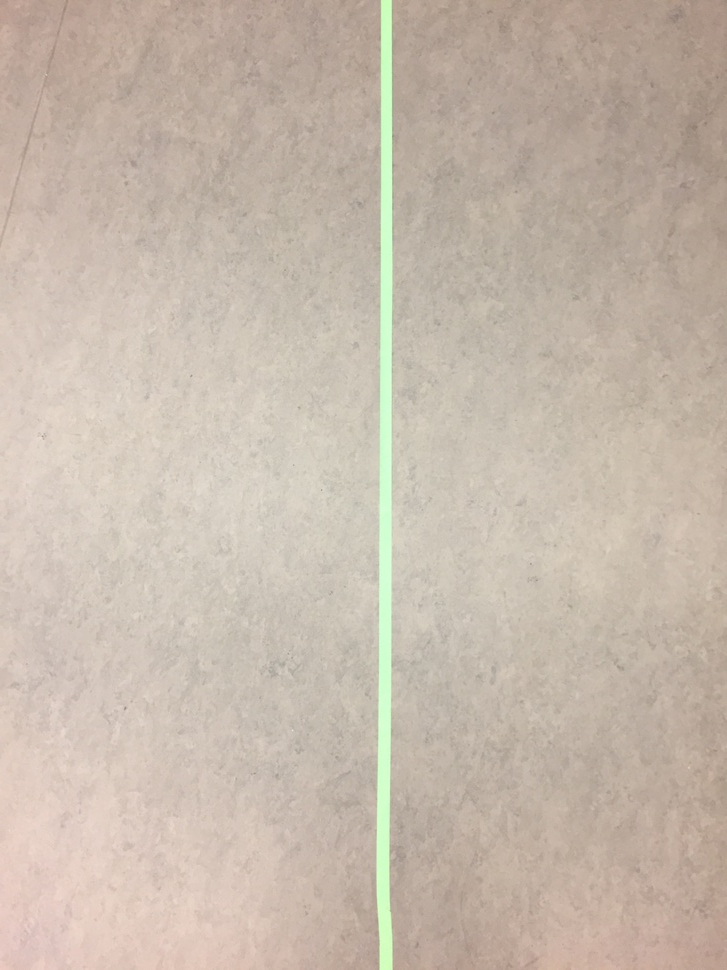
#> input picture pictures/drone_picture_1.JPG, 727 x 970 px, shrunk from 2448 x 3264 before the run
$ python test.py
#> lines starting #> are read from the running program, lines starting #| are printed output that depends on the picture; after the words box and inside, x2 and y2 are one past the last pixel; in counts of white or black regions, pixels touching at a corner belong together
import numpy as np
import cv2

img_1 = 'pictures/drone_picture_1.JPG'
img = cv2.imread(img_1, cv2.IMREAD_COLOR)
#> img is the input picture: shape (970, 727, 3); mean B, G, R 171.9, 185.2, 198.4

# gray = cv2.cvtColor(img, cv2.COLOR_BGR2GRAY)


edges = cv2.Canny(img, 50, 150, apertureSize=3)
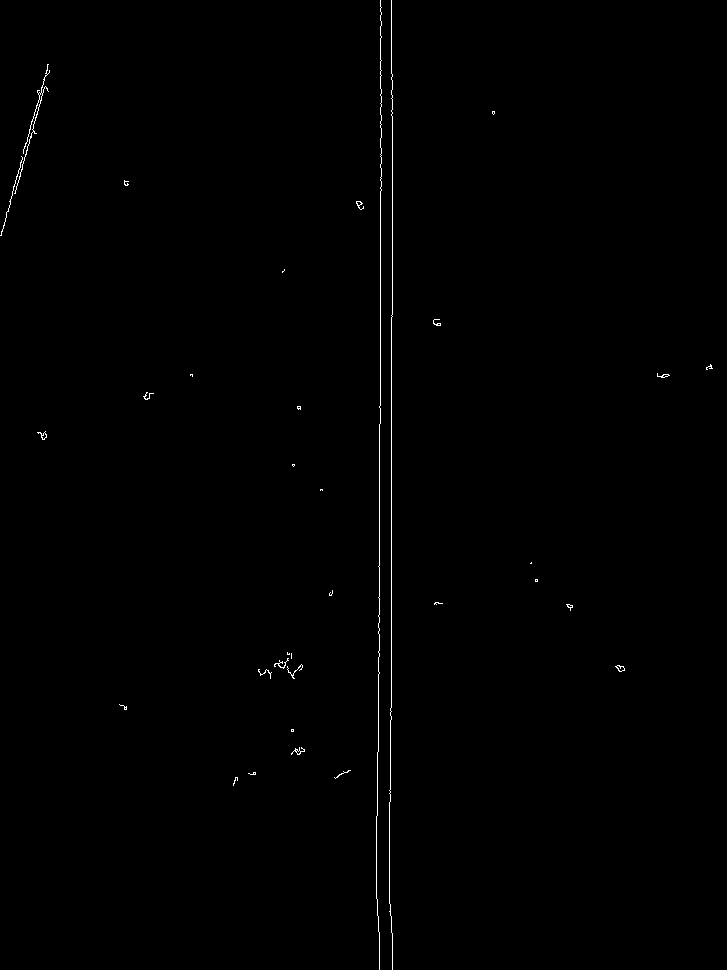
#> edges: shape (970, 727); 0.4% white in thin lines or dots


lines = cv2.HoughLinesP(edges, 1, np.pi / 180, 500, minLineLength=300, maxLineGap=1000)
#> lines = [[391, 932, 391, 0]]
for line in lines:
    x1, y1, x2, y2 = line[0]
    cv2.line(img, (x1, y1), (x2, y2), (0, 0, 255), 2)
    print("hi")
#> this loop made 1 pass
#| hi
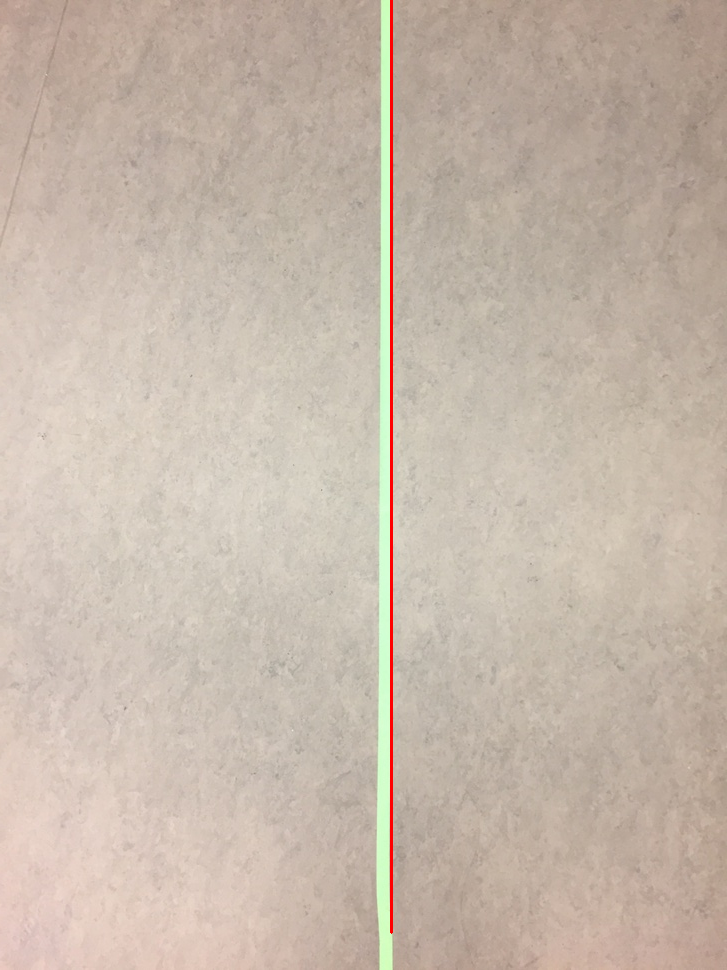
#> img: shape (970, 727, 3); 0.4% of pixels changed, all inside (x1, y1, x2, y2) = (390, 0, 393, 934)

cv2.imwrite('houghlines5.jpg', img)

$ run again, with pictures/drone_picture_2.JPG copied over pictures/drone_picture_1.JPG
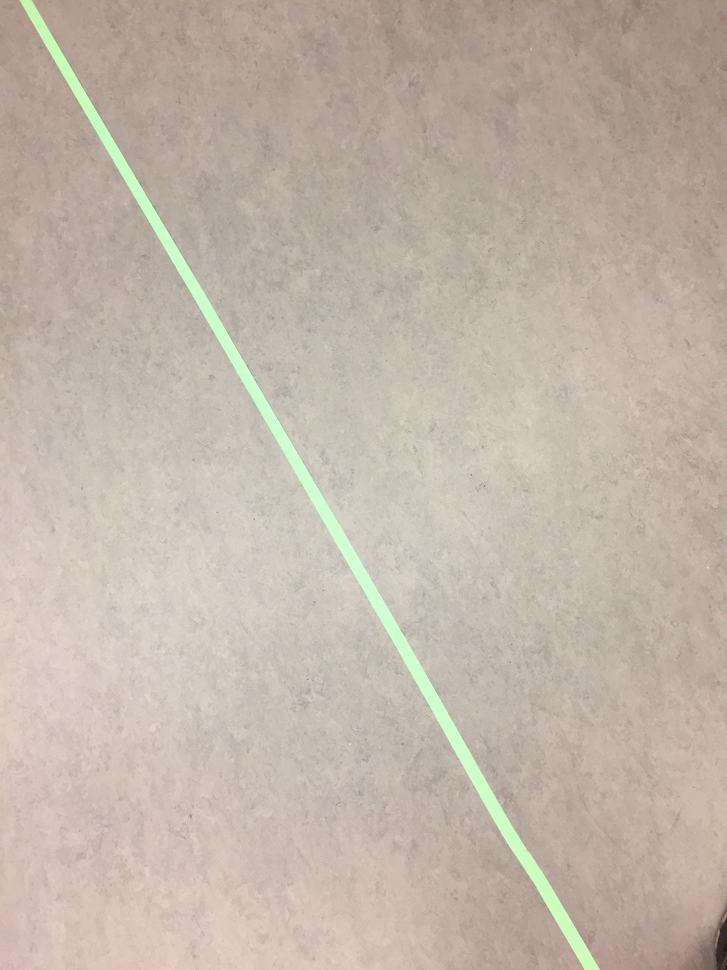
#> input picture pictures/drone_picture_2.JPG, 727 x 970 px, shrunk from 2448 x 3264 before the run
#> img is the input picture: shape (970, 727, 3); mean B, G, R 169.3, 181.2, 193.5
#> `edges = cv2.Canny(img, 50, 150, apertureSize=3)`:
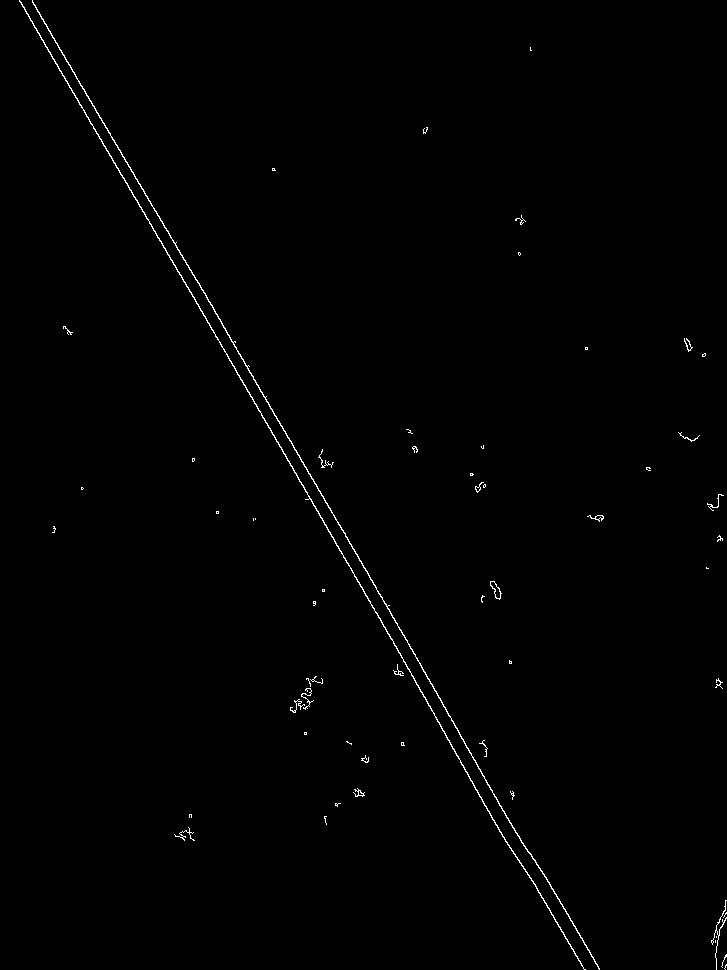
#> edges: shape (970, 727); 0.6% white in thin lines or dots
#> lines = [[124, 178, 525, 871]]
#> the loop `for line in lines:` made 1 pass
#> (printed output is left out)
#> after the loop `for line in lines:`:
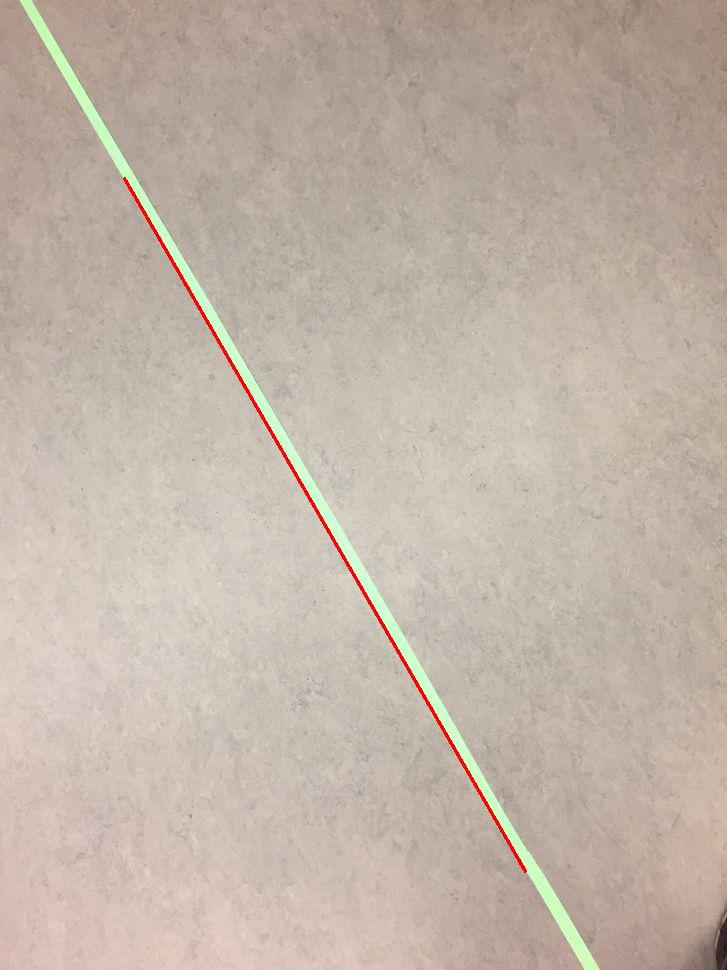
#> img: shape (970, 727, 3); 0.38% of pixels changed, all inside (x1, y1, x2, y2) = (123, 177, 527, 873)
